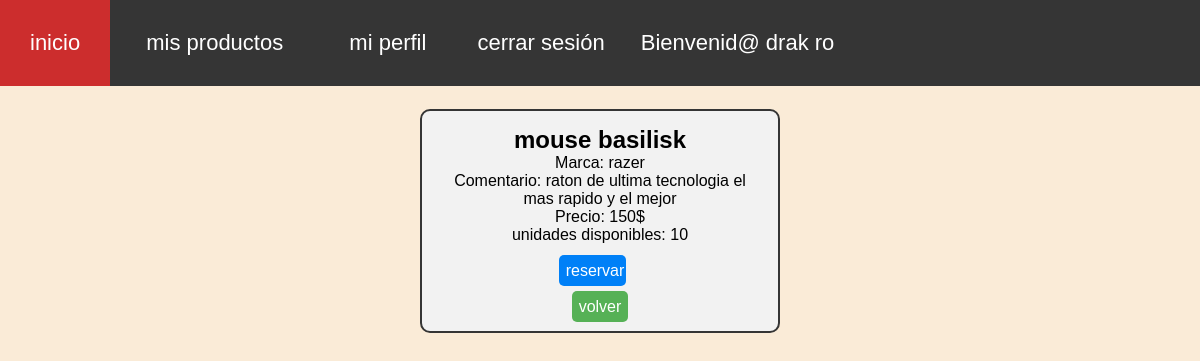
/carrito/reserva_c.php?id=43 (signed in), run on the app's committed database.
### tables this page shows
CREATE TABLE IF NOT EXISTS `productos` (
  `id_producto` int(11) NOT NULL AUTO_INCREMENT,
  `nombre_producto` varchar(25) NOT NULL,
  `marca` varchar(35) NOT NULL,
  `comentario` mediumtext NOT NULL,
  `precio` int(11) NOT NULL,
  `unidad_dis` int(11) NOT NULL,
  `fecha_dis` date NOT NULL,
  `reservas` int(11) NOT NULL,
  `comprado_p` int(11) NOT NULL,
  `image` varchar(191) NOT NULL,
  PRIMARY KEY (`id_producto`)
);

### carrito/reserva_c.php (the view, shortened to what this page needs)
<?php
require_once '../helper/control_par.php';
if(isset($_SESSION['usuario'])){
    $t=$_SESSION['usuario'];
    $usuario=$t['usuario'];
}
?>
<!DOCTYPE html>
<html lang="es">
<head>
    <link rel="stylesheet" type="text/css" href="../style/style.css">
</head>
<body>
    <?php require_once ('../view/menu_navegacion_us.php'); ?>
    <div class="reservas_menu">
        <?php
                $id_producto=$_GET['id'];
                $sql_productos="SELECT id_producto,nombre_producto,marca,comentario,precio,fecha_dis,unidad_dis FROM productos WHERE id_producto=$id_producto";
            $lista = mysqli_query($conn, $sql_productos);
            while($respuesta = mysqli_fetch_assoc($lista)){
                echo "<br><center><section class=\"section_contenido\">";
                echo "<center><h1 class=\"nombre_producto\">".$respuesta['nombre_producto']."</h1></center>";
                echo "<labe1 class=\"marca\">"."Marca: ".$respuesta['marca']."</labe1><br>";
                echo "<labe1 class=\"comentario\">"."Comentario: ".$respuesta['comentario']."</labe1><br>";
                echo "<label class=\"precio\">"."Precio: ".$respuesta['precio']."$"."</label><br>";
                echo "<label class=\"unidad_dis\">"."unidades disponibles: ".$respuesta['unidad_dis']."</label><br><br>";
                    $consulta_de_reserva="SELECT * FROM reserva";
                        $a=0;
                        if($consulta0=mysqli_query($conn,$consulta_de_reserva)){
                                while($persona=mysqli_fetch_assoc($consulta0)){
                                    if($usuario==$persona['usuario_res']&&$persona['id_producto']==$respuesta['id_producto']){
                                    $a=1;
                                break;
                                }
                            }
                        }
                        if($a==1){
                            echo "<b>Usted ya tiene reservado</b></br></br>";
                            ?>
                            <a class="reservar" href="cancelar_reserva.php? id_p=<?php echo $persona['id_res']?>&id_c=<?php echo $respuesta['id_producto']?>">CANCELAR RESERVA</a><br><br>
                            <b style="color: red;">si pulsa CANCELAR RESERVA <br> se cancelara su reserva</b><br><br>
                            <?php
                        }elseif($a==2)
                        {
                            echo "<center><b>USTED YA COMPRO ESTE PRODUCTO</b></center>";
                        }else{
                            ?>
                            <a class="reservar" href="reserva_proceso.php? id_=<?php echo $respuesta['id_producto']?>">reservar </a><br>
                            <?php
                        }
            }
            ?>
            <br>
            <a class="boton" href="../index_.php">volver</a>
            <section></center>
    </div>
</body>
</html>

### style/style.css (style rules this page uses)
* { margin:0;; padding:0px; font-family: sans-serif; box-sizing: border-box; font-family: Arial, Helvetica, sans-serif; }
a { text-decoration: none; }
body { background-color: antiquewhite; }
.section_contenido { text-align: center; background-color: #F2F2F2; border: 2px solid #353535; margin:5px; display:inline-block; padding: 15px; width: 30%; border-radius: 10px; }
.reservar { text-decoration: none; background-color: #0080F7; margin-top:15px; margin-right: 15px; padding: 7px; padding-right: 2px; margin-top:15px; color:white; border-radius: 5px; }
.boton { text-decoration: none; background-color: #56B156; margin-top:15px; padding: 7px; margin-top:15px; color:white; border-radius: 5px; }

### data on the page
productos: nombre_producto "mouse basilisk", marca "razer", comentario "raton de ultima tecnologia el mas rapido y el mejor", precio "150", unidad_dis "10"

### other printed values
$nombre['nombres'] "drak"
$nombre['apellidos'] "ro"
